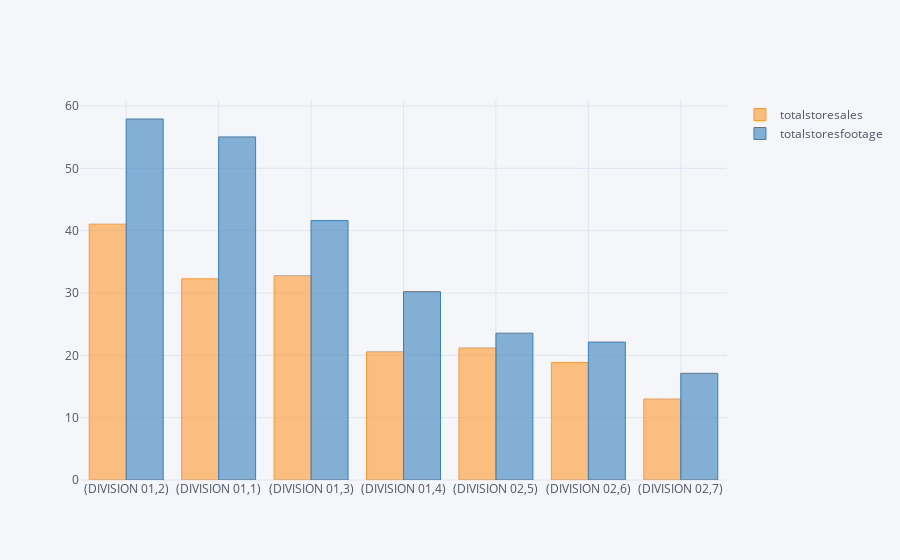

This figure's notebook cell:
### Code cell
# the totalstoresales are  correlated with totalstorefootage (more storefootage, more sales)
# but we can see in the division 01 and subregion 1 the sales is drastically low : let's keep this in mind and move forward
sales.groupby(['division','subregion']).agg({'totalstoresales':sum,'totalstoresfootage':sum}).\
sort_values(['totalstoresfootage'],ascending=False).iplot(kind='bar')

### Figure 1 — Plotly figure (JSON) as saved in the notebook; plotly's stock layout.template omitted (floating-point values rounded to 4 significant figures)
{"data": [{"marker": {"color": "rgba(255, 153, 51, 0.6)", "line": {"color": "rgba(255, 153, 51, 1.0)", "width": 1}}, "name": "totalstoresales", "orientation": "v", "text": "", "type": "bar", "uid": "51628e07-eeec-4d64-b752-cf2001f03572", "x": ["(DIVISION 01,2)", "(DIVISION 01,1)", "(DIVISION 01,3)", "(DIVISION 01,4)", "(DIVISION 02,5)", "(DIVISION 02,6)", "(DIVISION 02,7)"], "y": [41.05, 32.28, 32.78, 20.57, 21.19, 18.86, 12.99]}, {"marker": {"color": "rgba(55, 128, 191, 0.6)", "line": {"color": "rgba(55, 128, 191, 1.0)", "width": 1}}, "name": "totalstoresfootage", "orientation": "v", "text": "", "type": "bar", "uid": "469f14f1-2892-4ea2-b204-647a5e88e340", "x": ["(DIVISION 01,2)", "(DIVISION 01,1)", "(DIVISION 01,3)", "(DIVISION 01,4)", "(DIVISION 02,5)", "(DIVISION 02,6)", "(DIVISION 02,7)"], "y": [57.91, 55.04, 41.61, 30.21, 23.55, 22.13, 17.12]}], "layout": {"legend": {"bgcolor": "#F5F6F9", "font": {"color": "#4D5663"}}, "paper_bgcolor": "#F5F6F9", "plot_bgcolor": "#F5F6F9", "title": {"font": {"color": "#4D5663"}}, "xaxis": {"gridcolor": "#E1E5ED", "showgrid": true, "tickfont": {"color": "#4D5663"}, "title": {"font": {"color": "#4D5663"}, "text": ""}, "zerolinecolor": "#E1E5ED"}, "yaxis": {"gridcolor": "#E1E5ED", "showgrid": true, "tickfont": {"color": "#4D5663"}, "title": {"font": {"color": "#4D5663"}, "text": ""}, "zerolinecolor": "#E1E5ED"}}}
